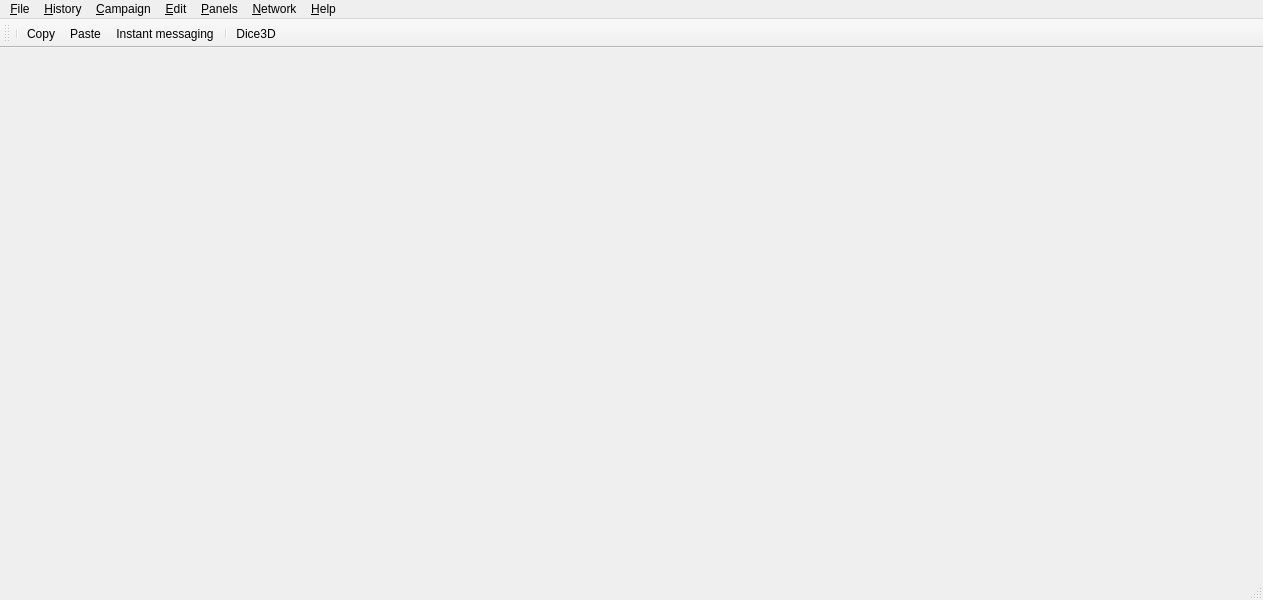
<?xml version="1.0" encoding="UTF-8"?>
<ui version="4.0">
 <class>MainWindow</class>
 <widget class="QMainWindow" name="MainWindow">
  <property name="geometry">
   <rect>
    <x>0</x>
    <y>0</y>
    <width>1263</width>
    <height>600</height>
   </rect>
  </property>
  <property name="windowTitle">
   <string>Rolisteam</string>
  </property>
  <property name="windowIcon">
   <iconset resource="../../../resources/rolisteam/logo/logo.qrc">
    <normaloff>:/resources/rolisteam/logo/500-symbole.png</normaloff>:/resources/rolisteam/logo/500-symbole.png</iconset>
  </property>
  <widget class="QWidget" name="centralwidget"/>
  <widget class="QMenuBar" name="menubar">
   <property name="geometry">
    <rect>
     <x>0</x>
     <y>0</y>
     <width>1263</width>
     <height>22</height>
    </rect>
   </property>
   <widget class="QMenu" name="m_fileMenu">
    <property name="title">
     <string>&amp;File</string>
    </property>
    <widget class="QMenu" name="menu_New">
     <property name="title">
      <string>&amp;New</string>
     </property>
     <addaction name="m_addVectorialMap"/>
     <addaction name="m_newNoteAction"/>
     <addaction name="m_newSharedNote"/>
     <addaction name="m_newMindmap"/>
    </widget>
    <widget class="QMenu" name="menu_Open">
     <property name="title">
      <string>&amp;Open</string>
     </property>
     <addaction name="m_openVectorialMap"/>
     <addaction name="m_openWebViewAct"/>
     <addaction name="m_openPictureAction"/>
     <addaction name="m_openNoteAction"/>
     <addaction name="m_openCharacterSheet"/>
     <addaction name="m_openShareNote"/>
     <addaction name="m_openPdfAct"/>
     <addaction name="m_openMindmap"/>
    </widget>
    <addaction name="menu_New"/>
    <addaction name="menu_Open"/>
    <addaction name="separator"/>
    <addaction name="m_closeAction"/>
    <addaction name="separator"/>
    <addaction name="m_preferencesAction"/>
    <addaction name="separator"/>
    <addaction name="m_quitAction"/>
   </widget>
   <widget class="QMenu" name="m_menuSubWindows">
    <property name="title">
     <string>&amp;Panels</string>
    </property>
    <widget class="QMenu" name="menuReorganize">
     <property name="title">
      <string>Reorganize</string>
     </property>
     <addaction name="m_tabViewAction"/>
     <addaction name="m_cascadeViewAction"/>
     <addaction name="m_tileViewAction"/>
    </widget>
    <addaction name="m_mediaTitleAct"/>
    <addaction name="menuReorganize"/>
   </widget>
   <widget class="QMenu" name="menuNetwork">
    <property name="title">
     <string>&amp;Network</string>
    </property>
    <addaction name="m_changeProfileAct"/>
    <addaction name="m_disconnectAction"/>
    <addaction name="separator"/>
    <addaction name="m_connectionLinkAct"/>
    <addaction name="m_keyGeneratorAct"/>
    <addaction name="separator"/>
    <addaction name="m_roomListAct"/>
   </widget>
   <widget class="QMenu" name="menuHelp">
    <property name="title">
     <string>&amp;Help</string>
    </property>
    <addaction name="m_onlineHelpAction"/>
    <addaction name="separator"/>
    <addaction name="m_patreon"/>
    <addaction name="m_supportRolisteam"/>
    <addaction name="m_aboutAction"/>
   </widget>
   <widget class="QMenu" name="m_editMenu">
    <property name="title">
     <string>&amp;Edit</string>
    </property>
    <addaction name="separator"/>
    <addaction name="m_copyAct"/>
    <addaction name="m_pasteAct"/>
    <addaction name="separator"/>
    <addaction name="m_shortCutEditorAct"/>
    <addaction name="m_fullScreenAct"/>
   </widget>
   <widget class="QMenu" name="m_campaignMenu">
    <property name="title">
     <string>&amp;Campaign</string>
    </property>
    <addaction name="m_openCampaignAction"/>
    <addaction name="m_saveCampaignAction"/>
    <addaction name="m_saveCampaignAsAct"/>
    <addaction name="separator"/>
    <addaction name="m_diceAliasAct"/>
    <addaction name="m_statesAct"/>
    <addaction name="separator"/>
    <addaction name="m_importFromCampaign"/>
    <addaction name="separator"/>
    <addaction name="m_campaignPropertiesAct"/>
   </widget>
   <widget class="QMenu" name="m_historyMenu">
    <property name="title">
     <string>&amp;History</string>
    </property>
    <addaction name="m_manageHistoryAct"/>
    <addaction name="m_cleanHistoryAct"/>
    <addaction name="separator"/>
   </widget>
   <addaction name="m_fileMenu"/>
   <addaction name="m_historyMenu"/>
   <addaction name="m_campaignMenu"/>
   <addaction name="m_editMenu"/>
   <addaction name="m_menuSubWindows"/>
   <addaction name="menuNetwork"/>
   <addaction name="menuHelp"/>
  </widget>
  <widget class="QStatusBar" name="statusbar"/>
  <widget class="QToolBar" name="m_toolBar">
   <property name="windowTitle">
    <string>toolBar</string>
   </property>
   <property name="floatable">
    <bool>false</bool>
   </property>
   <attribute name="toolBarArea">
    <enum>TopToolBarArea</enum>
   </attribute>
   <attribute name="toolBarBreak">
    <bool>false</bool>
   </attribute>
   <addaction name="separator"/>
   <addaction name="m_copyAct"/>
   <addaction name="m_pasteAct"/>
   <addaction name="m_showChatAct"/>
   <addaction name="separator"/>
   <addaction name="m_showDice3D"/>
  </widget>
  <action name="m_closeAction">
   <property name="text">
    <string>Close File</string>
   </property>
   <property name="shortcut">
    <string>Ctrl+Esc</string>
   </property>
  </action>
  <action name="m_preferencesAction">
   <property name="icon">
    <iconset theme="settings"/>
   </property>
   <property name="text">
    <string>Preferences…</string>
   </property>
   <property name="shortcut">
    <string>Ctrl+P</string>
   </property>
  </action>
  <action name="m_quitAction">
   <property name="icon">
    <iconset theme="exit"/>
   </property>
   <property name="text">
    <string>Quit</string>
   </property>
   <property name="shortcut">
    <string>Ctrl+Q</string>
   </property>
  </action>
  <action name="m_tabViewAction">
   <property name="checkable">
    <bool>true</bool>
   </property>
   <property name="text">
    <string>Tab</string>
   </property>
   <property name="shortcut">
    <string>F2</string>
   </property>
  </action>
  <action name="m_cascadeViewAction">
   <property name="text">
    <string>Cascade</string>
   </property>
   <property name="shortcut">
    <string>Alt+C</string>
   </property>
  </action>
  <action name="m_tileViewAction">
   <property name="text">
    <string>Tile</string>
   </property>
   <property name="shortcut">
    <string>Alt+T</string>
   </property>
  </action>
  <action name="m_disconnectAction">
   <property name="text">
    <string>Disconnection…</string>
   </property>
  </action>
  <action name="m_onlineHelpAction">
   <property name="text">
    <string>Rolisteam Help</string>
   </property>
   <property name="toolTip">
    <string>online documentation</string>
   </property>
   <property name="shortcut">
    <string>F1</string>
   </property>
  </action>
  <action name="m_aboutAction">
   <property name="icon">
    <iconset theme="1000-symbole"/>
   </property>
   <property name="text">
    <string>About Rolisteam</string>
   </property>
  </action>
  <action name="m_newNoteAction">
   <property name="icon">
    <iconset theme="text-x-generic"/>
   </property>
   <property name="text">
    <string>Note</string>
   </property>
   <property name="shortcut">
    <string>Ctrl+N</string>
   </property>
  </action>
  <action name="m_openPictureAction">
   <property name="icon">
    <iconset theme="image-x-generic"/>
   </property>
   <property name="text">
    <string>Picture</string>
   </property>
   <property name="shortcut">
    <string>Ctrl+I</string>
   </property>
  </action>
  <action name="m_openNoteAction">
   <property name="icon">
    <iconset theme="text-x-generic"/>
   </property>
   <property name="text">
    <string>Note</string>
   </property>
   <property name="shortcut">
    <string>Ctrl+Shift+N</string>
   </property>
  </action>
  <action name="m_openCampaignAction">
   <property name="icon">
    <iconset theme="story"/>
   </property>
   <property name="text">
    <string>Open Campaign</string>
   </property>
   <property name="shortcut">
    <string>Ctrl+E</string>
   </property>
  </action>
  <action name="m_openOnlinePictureAction">
   <property name="icon">
    <iconset theme="image-x-generic"/>
   </property>
   <property name="text">
    <string>Online Picture</string>
   </property>
   <property name="shortcut">
    <string>Ctrl+Shift+I</string>
   </property>
  </action>
  <action name="m_characterListAct">
   <property name="checkable">
    <bool>true</bool>
   </property>
   <property name="icon">
    <iconset theme="userlisticon"/>
   </property>
   <property name="text">
    <string>Character List</string>
   </property>
   <property name="shortcut">
    <string>Alt+C</string>
   </property>
  </action>
  <action name="m_toolBarAct">
   <property name="checkable">
    <bool>true</bool>
   </property>
   <property name="text">
    <string>ToolBar</string>
   </property>
   <property name="shortcut">
    <string>F8</string>
   </property>
  </action>
  <action name="m_addVectorialMap">
   <property name="icon">
    <iconset theme="vmap" resource="../../../rolisteam.qrc">
     <normaloff>:/resources/rolistheme/maplogo.svg</normaloff>:/resources/rolistheme/maplogo.svg</iconset>
   </property>
   <property name="text">
    <string>Map</string>
   </property>
   <property name="shortcut">
    <string>Ctrl+M</string>
   </property>
  </action>
  <action name="m_openVectorialMap">
   <property name="icon">
    <iconset theme="vmap" resource="../../../rolisteam.qrc">
     <normaloff>:/resources/rolistheme/maplogo.svg</normaloff>:/resources/rolistheme/maplogo.svg</iconset>
   </property>
   <property name="text">
    <string>Map</string>
   </property>
   <property name="shortcut">
    <string>Ctrl+Shift+M</string>
   </property>
  </action>
  <action name="m_showHealtStatusAction">
   <property name="checkable">
    <bool>true</bool>
   </property>
   <property name="text">
    <string>Show Health State</string>
   </property>
   <property name="shortcut">
    <string>F6</string>
   </property>
  </action>
  <action name="m_changeProfileAct">
   <property name="text">
    <string>Change Profile…</string>
   </property>
  </action>
  <action name="m_openCharacterSheet">
   <property name="icon">
    <iconset theme="treeview" resource="../../../rolisteam.qrc">
     <normaloff>:/resources/rolistheme/sheet.svg</normaloff>:/resources/rolistheme/sheet.svg</iconset>
   </property>
   <property name="text">
    <string>Character Sheet</string>
   </property>
   <property name="shortcut">
    <string>Ctrl+U</string>
   </property>
  </action>
  <action name="m_saveCampaignAction">
   <property name="icon">
    <iconset theme="story"/>
   </property>
   <property name="text">
    <string>Save Campaign</string>
   </property>
   <property name="shortcut">
    <string>Ctrl+S</string>
   </property>
  </action>
  <action name="m_roomListAct">
   <property name="checkable">
    <bool>true</bool>
   </property>
   <property name="text">
    <string>Room List</string>
   </property>
   <property name="shortcut">
    <string>F10</string>
   </property>
  </action>
  <action name="m_newSharedNote">
   <property name="icon">
    <iconset theme="sharedEditor" resource="../../../rolisteam.qrc">
     <normaloff>:/resources/rolistheme/text-x-generic.svg</normaloff>:/resources/rolistheme/text-x-generic.svg</iconset>
   </property>
   <property name="text">
    <string>Shared Note</string>
   </property>
   <property name="shortcut">
    <string>Ctrl+K</string>
   </property>
  </action>
  <action name="m_openShareNote">
   <property name="icon">
    <iconset theme="sharedEditor" resource="../../../rolisteam.qrc">
     <normaloff>:/resources/rolistheme/text-x-generic.svg</normaloff>:/resources/rolistheme/text-x-generic.svg</iconset>
   </property>
   <property name="text">
    <string>Shared Note</string>
   </property>
   <property name="shortcut">
    <string>Ctrl+Shift+K</string>
   </property>
  </action>
  <action name="m_supportRolisteam">
   <property name="icon">
    <iconset theme="liberapay"/>
   </property>
   <property name="text">
    <string>Support Rolisteam</string>
   </property>
  </action>
  <action name="m_shortCutEditorAct">
   <property name="text">
    <string>Shortcut Viewer…</string>
   </property>
   <property name="shortcut">
    <string>Ctrl+F1</string>
   </property>
  </action>
  <action name="m_fullScreenAct">
   <property name="checkable">
    <bool>true</bool>
   </property>
   <property name="text">
    <string>Full Screen</string>
   </property>
   <property name="shortcut">
    <string>F11</string>
   </property>
  </action>
  <action name="m_openPdfAct">
   <property name="icon">
    <iconset theme="pdfLogo" resource="../../../rolisteam.qrc">
     <normaloff>:/resources/rolistheme/pdfLogo.svg</normaloff>:/resources/rolistheme/pdfLogo.svg</iconset>
   </property>
   <property name="text">
    <string>PDF File</string>
   </property>
   <property name="shortcut">
    <string>Ctrl+D</string>
   </property>
  </action>
  <action name="m_connectionLinkAct">
   <property name="text">
    <string>Copy Connection Link…</string>
   </property>
  </action>
  <action name="m_openWebViewAct">
   <property name="icon">
    <iconset theme="text-html"/>
   </property>
   <property name="text">
    <string>WebPage</string>
   </property>
   <property name="shortcut">
    <string>Ctrl+W</string>
   </property>
  </action>
  <action name="m_keyGeneratorAct">
   <property name="text">
    <string>Password Generator</string>
   </property>
  </action>
  <action name="m_currentMediaAs">
   <property name="text">
    <string>Current Media as…</string>
   </property>
  </action>
  <action name="m_patreon">
   <property name="icon">
    <iconset resource="../../../rolisteam.qrc">
     <normaloff>:/resources/rolistheme/Patreon_Mark_Coral.jpg</normaloff>:/resources/rolistheme/Patreon_Mark_Coral.jpg</iconset>
   </property>
   <property name="text">
    <string>Support Rolisteam</string>
   </property>
  </action>
  <action name="m_mediaTitleAct">
   <property name="checkable">
    <bool>true</bool>
   </property>
   <property name="text">
    <string>Media title in toolbar</string>
   </property>
  </action>
  <action name="m_newMindmap">
   <property name="icon">
    <iconset theme="mindmap" resource="../../../rolisteam.qrc">
     <normaloff>:/resources/rolistheme/mindmap.svg</normaloff>:/resources/rolistheme/mindmap.svg</iconset>
   </property>
   <property name="text">
    <string>Mindmap</string>
   </property>
   <property name="shortcut">
    <string>Ctrl+O</string>
   </property>
  </action>
  <action name="m_openMindmap">
   <property name="icon">
    <iconset theme="mindmap" resource="../../../rolisteam.qrc">
     <normaloff>:/resources/rolistheme/mindmap.svg</normaloff>:/resources/rolistheme/mindmap.svg</iconset>
   </property>
   <property name="text">
    <string>Mindmap</string>
   </property>
   <property name="shortcut">
    <string>Ctrl+Shift+O</string>
   </property>
  </action>
  <action name="m_showChatAct">
   <property name="checkable">
    <bool>true</bool>
   </property>
   <property name="icon">
    <iconset theme="chaticon" resource="../../../rolisteam.qrc">
     <normaloff>:/resources/rolistheme/chaticon.svg</normaloff>:/resources/rolistheme/chaticon.svg</iconset>
   </property>
   <property name="text">
    <string>Instant messaging</string>
   </property>
   <property name="toolTip">
    <string>Instant Messaging Window</string>
   </property>
   <property name="shortcut">
    <string>Alt+I</string>
   </property>
  </action>
  <action name="m_copyAct">
   <property name="icon">
    <iconset theme="edit-copy"/>
   </property>
   <property name="text">
    <string>Copy</string>
   </property>
   <property name="shortcut">
    <string>Ctrl+C</string>
   </property>
   <property name="visible">
    <bool>false</bool>
   </property>
  </action>
  <action name="m_pasteAct">
   <property name="icon">
    <iconset theme="edit-paste"/>
   </property>
   <property name="text">
    <string>Paste</string>
   </property>
   <property name="shortcut">
    <string>Ctrl+V</string>
   </property>
   <property name="shortcutContext">
    <enum>Qt::ShortcutContext::ApplicationShortcut</enum>
   </property>
  </action>
  <action name="m_campaignPropertiesAct">
   <property name="text">
    <string>Properties</string>
   </property>
  </action>
  <action name="m_diceAliasAct">
   <property name="text">
    <string>Dice Alias</string>
   </property>
  </action>
  <action name="m_statesAct">
   <property name="text">
    <string>Character States</string>
   </property>
  </action>
  <action name="m_statisticAct">
   <property name="text">
    <string>Statistics</string>
   </property>
  </action>
  <action name="actionTheme">
   <property name="text">
    <string>Theme</string>
   </property>
  </action>
  <action name="m_newCampaignAct">
   <property name="text">
    <string>New Campaign</string>
   </property>
  </action>
  <action name="m_saveCampaignAsAct">
   <property name="text">
    <string>Save Campaign As…</string>
   </property>
  </action>
  <action name="actionNon_Playable_Characters">
   <property name="text">
    <string>Non Playable Characters</string>
   </property>
  </action>
  <action name="m_manageHistoryAct">
   <property name="text">
    <string>Manage…</string>
   </property>
  </action>
  <action name="actionRemove">
   <property name="text">
    <string>Remove…</string>
   </property>
  </action>
  <action name="m_cleanHistoryAct">
   <property name="text">
    <string>Clean</string>
   </property>
  </action>
  <action name="m_importFromCampaign">
   <property name="icon">
    <iconset theme="import"/>
   </property>
   <property name="text">
    <string>Import from another campaign…</string>
   </property>
  </action>
  <action name="m_showDice3D">
   <property name="checkable">
    <bool>true</bool>
   </property>
   <property name="icon">
    <iconset resource="../../../build/Desktop_Qt_6_10_0-Debug/src/libraries/dicephysics/.qt/rcc/qml.qrc">
     <normaloff>:/dice3d/icons/dice3d.svg</normaloff>:/dice3d/icons/dice3d.svg</iconset>
   </property>
   <property name="text">
    <string>Dice3D</string>
   </property>
   <property name="menuRole">
    <enum>QAction::MenuRole::NoRole</enum>
   </property>
  </action>
 </widget>
 <resources>
  <include location="../../../rolisteam.qrc"/>
  <include location="../../../resources/rolisteam/logo/logo.qrc"/>
  <include location="../../../resources/rolisteam/logo/logo.qrc"/>
  <include location="../../../build/Desktop_Qt_6_10_0-Debug/src/libraries/dicephysics/.qt/rcc/qml.qrc"/>
  <include location="../../../rolisteam.qrc"/>
 </resources>
 <connections>
  <connection>
   <sender>m_tabViewAction</sender>
   <signal>toggled(bool)</signal>
   <receiver>m_tileViewAction</receiver>
   <slot>setDisabled(bool)</slot>
   <hints>
    <hint type="sourcelabel">
     <x>-1</x>
     <y>-1</y>
    </hint>
    <hint type="destinationlabel">
     <x>-1</x>
     <y>-1</y>
    </hint>
   </hints>
  </connection>
  <connection>
   <sender>m_tabViewAction</sender>
   <signal>toggled(bool)</signal>
   <receiver>m_cascadeViewAction</receiver>
   <slot>setDisabled(bool)</slot>
   <hints>
    <hint type="sourcelabel">
     <x>-1</x>
     <y>-1</y>
    </hint>
    <hint type="destinationlabel">
     <x>-1</x>
     <y>-1</y>
    </hint>
   </hints>
  </connection>
 </connections>
</ui>
